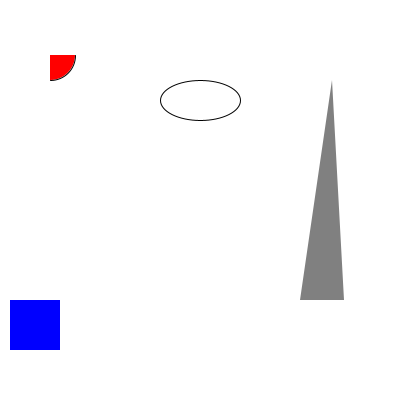
Frame 1 (no input)
Frame 60 (the mouse pressed at the canvas centre just before this capture): identical to frame 1, image omitted
Frame 120 (the mouse held since frame 60 and released just before this capture): identical to frame 1, image omitted

The Processing sketch that drew this single still picture (run headless with seeded random() and noise(); from frame 60 on, the mouse is pressed at the canvas centre):

// Processing sketch: PShapePrimitives
// ── PShapePrimitives.pde
PShape square, oval, arc, triangle;
ArrayList<PShape> shapes = new ArrayList<PShape>();

void setup() {
  size(400,400);
  
  square = createShape(RECT,10,300,50,50);
  square.setFill(color(0, 0, 255)); 
  square.setStroke(false); 
  shapes.add(square);
  
  oval = createShape(ELLIPSE,200,100,80,40);
  oval.stroke(color(0,255,0));
  shapes.add(oval);
  
  arc = createShape(ARC,50, 55, 50, 50, 0, HALF_PI);
  arc.setFill(color(255,0,0));
  arc.stroke(color(0,0,0));
  arc.setStroke(true);
  shapes.add(arc);
  
  triangle = createShape(TRIANGLE,300, 300, 332, 80, 344, 300);
  triangle.setFill(color(128,128,128));
  triangle.setStroke(false);
  shapes.add(triangle);
  
}


void draw() {
  background(255,255,255);
  for (int i=0; i<shapes.size(); i++) {    // special version of loop on a collection
    shape(shapes.get(i));
  }
}
